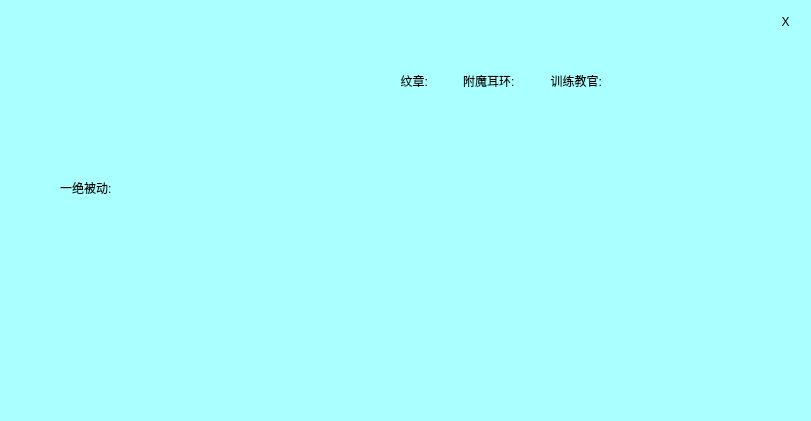
   <widget class="QWidget" name="widget_3" native="true">
    <property name="geometry">
     <rect>
      <x>170</x>
      <y>880</y>
      <width>811</width>
      <height>421</height>
     </rect>
    </property>
    <property name="styleSheet">
     <string notr="true">background-color:rgb(170, 255, 255);
border-radius:10px;</string>
    </property>
    <widget class="QPushButton" name="pushButton_2">
     <property name="geometry">
      <rect>
       <x>770</x>
       <y>10</y>
       <width>31</width>
       <height>23</height>
      </rect>
     </property>
     <property name="text">
      <string>X</string>
     </property>
    </widget>
    <widget class="QLabel" name="label_7">
     <property name="geometry">
      <rect>
       <x>60</x>
       <y>180</y>
       <width>54</width>
       <height>16</height>
      </rect>
     </property>
     <property name="text">
      <string>一绝被动:</string>
     </property>
    </widget>
    <widget class="QLineEdit" name="zj_bd">
     <property name="geometry">
      <rect>
       <x>120</x>
       <y>180</y>
       <width>86</width>
       <height>17</height>
      </rect>
     </property>
     <property name="text">
      <string/>
     </property>
    </widget>
    <widget class="QWidget" name="layoutWidget">
     <property name="geometry">
      <rect>
       <x>400</x>
       <y>60</y>
       <width>231</width>
       <height>41</height>
      </rect>
     </property>
     <layout class="QHBoxLayout" name="horizontalLayout_15">
      <item>
       <widget class="QLabel" name="label_9">
        <property name="text">
         <string>纹章:</string>
        </property>
        <property name="alignment">
         <set>Qt::AlignRight|Qt::AlignTrailing|Qt::AlignVCenter</set>
        </property>
       </widget>
      </item>
      <item>
       <widget class="QLineEdit" name="zj_xz">
        <property name="text">
         <string/>
        </property>
       </widget>
      </item>
      <item>
       <widget class="QLabel" name="label_2">
        <property name="text">
         <string>附魔耳环:</string>
        </property>
       </widget>
      </item>
      <item>
       <widget class="QLineEdit" name="zj_eh">
        <property name="text">
         <string/>
        </property>
       </widget>
      </item>
      <item>
       <widget class="QLabel" name="label_4">
        <property name="text">
         <string>训练教官:</string>
        </property>
        <property name="alignment">
         <set>Qt::AlignRight|Qt::AlignTrailing|Qt::AlignVCenter</set>
        </property>
       </widget>
      </item>
      <item>
       <widget class="QLineEdit" name="zj_gh">
        <property name="text">
         <string/>
        </property>
       </widget>
      </item>
     </layout>
    </widget>
   </widget>
